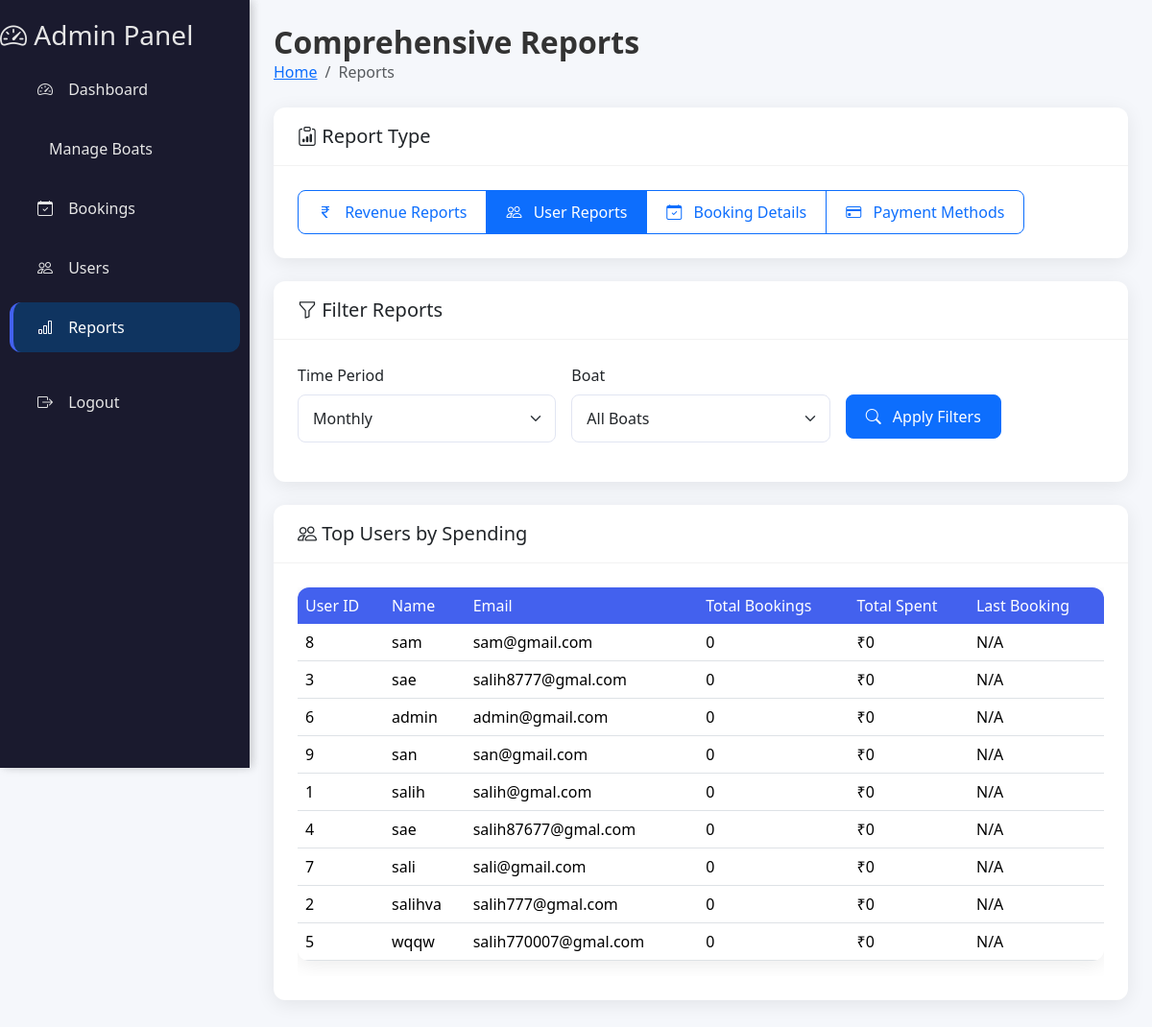
Page /admin/reports.php?report_type=users&filter=monthly&boat_id=0 (signed in) on the committed database.
### tables this page shows
CREATE TABLE IF NOT EXISTS `users` (
  `id` int NOT NULL AUTO_INCREMENT,
  `name` varchar(100) NOT NULL,
  `email` varchar(100) NOT NULL,
  `password` varchar(255) NOT NULL,
  `created_at` timestamp NULL DEFAULT CURRENT_TIMESTAMP,
  `role` enum('admin','user') DEFAULT 'user',
  PRIMARY KEY (`id`),
  UNIQUE KEY `email` (`email`)
);

### admin/reports.php (the view, shortened to what this page needs)
<?php
include '../backend/inc/db_connect.php';
include 'includes/sidebar.php';
$filter = isset($_GET['filter']) ? $_GET['filter'] : 'monthly';
$boat_id = isset($_GET['boat_id']) ? intval($_GET['boat_id']) : 0;
$report_type = isset($_GET['report_type']) ? $_GET['report_type'] : 'revenue';
$user_report_query = "SELECT
                        u.id,
                        u.name,
                        u.email,
                        COUNT(b.id) as total_bookings,
                        COALESCE(SUM(b.total_price), 0) as total_spent,
                        MAX(b.created_at) as last_booking
                      FROM users u
                      LEFT JOIN bookings b ON u.id = b.user_id AND b.status = 'confirmed'
                      GROUP BY u.id, u.name, u.email
                      ORDER BY total_spent DESC
                      LIMIT 10";
$user_report_stmt = $conn->prepare($user_report_query);
$user_report_stmt->execute();
$user_report_result = $user_report_stmt->get_result();
$user_report_data = [];
while ($row = $user_report_result->fetch_assoc()) {
    $user_report_data[] = $row;
}
?>
<!DOCTYPE html>
<html lang="en">
<head>
    <link href="https://cdn.jsdelivr.net/npm/bootstrap@5.3.2/dist/css/bootstrap.min.css" rel="stylesheet">
    <link href="https://cdn.jsdelivr.net/npm/bootstrap-icons/font/bootstrap-icons.css" rel="stylesheet">
    <link rel="stylesheet" href="/HouseBoatBooking/admin/css/dashboard.css">
</head>
<body>
    <?php include 'includes/sidebar.php'; ?>
    <div class="content">
        <div class="content-header">
            <div class="d-flex justify-content-between align-items-center">
                <div>
                    <h2>Comprehensive Reports</h2>
                    <nav aria-label="breadcrumb">
                        <ol class="breadcrumb">
                            <li class="breadcrumb-item"><a href="/HouseBoatBooking/admin/dashboard.php">Home</a></li>
                            <li class="breadcrumb-item active" aria-current="page">Reports</li>
                        </ol>
                    </nav>
                </div>
            </div>
        </div>
        <div class="card mb-4">
            <div class="card-header">
                <h5 class="mb-0"><i class="bi bi-clipboard-data"></i> Report Type</h5>
            </div>
            <div class="card-body">
                <div class="btn-group" role="group">
                    <a href="?report_type=revenue&filter=<?php echo $filter; ?>&boat_id=<?php echo $boat_id; ?>"
                       class="btn <?php echo $report_type == 'revenue' ? 'btn-primary' : 'btn-outline-primary'; ?>">
                        <i class="bi bi-currency-rupee"></i> Revenue Reports
                    </a>
                    <a href="?report_type=users&filter=<?php echo $filter; ?>&boat_id=<?php echo $boat_id; ?>"
                       class="btn <?php echo $report_type == 'users' ? 'btn-primary' : 'btn-outline-primary'; ?>">
                        <i class="bi bi-people"></i> User Reports
                    </a>
                    <a href="?report_type=bookings&filter=<?php echo $filter; ?>&boat_id=<?php echo $boat_id; ?>"
                       class="btn <?php echo $report_type == 'bookings' ? 'btn-primary' : 'btn-outline-primary'; ?>">
                        <i class="bi bi-calendar-check"></i> Booking Details
                    </a>
                    <a href="?report_type=payment&filter=<?php echo $filter; ?>&boat_id=<?php echo $boat_id; ?>"
                       class="btn <?php echo $report_type == 'payment' ? 'btn-primary' : 'btn-outline-primary'; ?>">
                        <i class="bi bi-credit-card"></i> Payment Methods
                    </a>
                </div>
            </div>
        </div>
        <div class="card mb-4">
            <div class="card-header">
                <h5 class="mb-0"><i class="bi bi-funnel"></i> Filter Reports</h5>
            </div>
            <div class="card-body">
                <form method="GET" class="row g-3">
                    <div class="col-md-4">
                        <label class="form-label">Time Period</label>
                        <select name="filter" class="form-select">
                            <option value="monthly" <?php echo $filter == 'monthly' ? 'selected' : ''; ?>>Monthly</option>
                        </select>
                    </div>
                    <div class="col-md-4">
                        <label class="form-label">Boat</label>
                        <select name="boat_id" class="form-select">
                            <option value="0">All Boats</option>
                        </select>
                    </div>
                    <div class="col-md-4">
                        <label class="form-label">&nbsp;</label>
                        <div>
                            <button type="submit" class="btn btn-primary"><i class="bi bi-search"></i> Apply Filters</button>
                        </div>
                    </div>
                </form>
            </div>
        </div>
        <?php if ($report_type == 'users'): ?>
        <div class="card">
            <div class="card-header">
                <h5 class="mb-0"><i class="bi bi-people"></i> Top Users by Spending</h5>
            </div>
            <div class="card-body">
                <?php if (!empty($user_report_data)): ?>
                    <div class="table-responsive">
                        <table class="table table-hover">
                            <thead>
                                <tr>
                                    <th>User ID</th>
                                    <th>Name</th>
                                    <th>Email</th>
                                    <th>Total Bookings</th>
                                    <th>Total Spent</th>
                                    <th>Last Booking</th>
                                </tr>
                            </thead>
                            <tbody>
                                <?php foreach ($user_report_data as $user): ?>
                                    <tr>
                                        <td><?php echo $user['id']; ?></td>
                                        <td><?php echo htmlspecialchars($user['name']); ?></td>
                                        <td><?php echo htmlspecialchars($user['email']); ?></td>
                                        <td><?php echo $user['total_bookings']; ?></td>
                                        <td>₹<?php echo number_format($user['total_spent']); ?></td>
                                        <td><?php echo $user['last_booking'] ? date('M j, Y', strtotime($user['last_booking'])) : 'N/A'; ?></td>
                                    </tr>
                                <?php endforeach; ?>
                            </tbody>
                        </table>
                    </div>
                <?php endif; ?>
            </div>
        </div>
        <?php endif; ?>
    </div>
</body>
</html>

### admin/css/dashboard.css (style rules this page uses)
:root { --sidebar-bg: #1a1a2e; --sidebar-hover: #16213e; --sidebar-active: #0f3460; --sidebar-text: #e6e6e6; --sidebar-text-hover: #ffffff; --content-bg: #f5f7fb; --card-shadow: 0 4px 20px rgba(0, 0, 0, 0.08); --primary-color: #4361ee; --success-color: #4cc9f0; --border-radius: 12px; }
body { background-color: var(--content-bg); font-family: 'Segoe UI', Tahoma, Geneva, Verdana, sans-serif; margin: 0; padding: 0; }
.content { margin-left: 260px; padding: 25px; transition: all 0.3s ease; }
.content-header { margin-bottom: 25px; }
.content-header h2 { font-weight: 700; color: #333; margin: 0; }
.content-header .breadcrumb { background: transparent; padding: 0; margin: 0; }
.card { border: none; border-radius: var(--border-radius); box-shadow: var(--card-shadow); transition: transform 0.3s ease, box-shadow 0.3s ease; margin-bottom: 25px; }
.card-header { background: transparent; border-bottom: 1px solid rgba(0, 0, 0, 0.05); font-weight: 600; padding: 18px 25px; }
.card-body { padding: 25px; }
.btn { border-radius: 8px; padding: 10px 20px; font-weight: 500; transition: all 0.3s ease; }
.btn i { margin-right: 8px; }
.table { box-shadow: var(--card-shadow); border-radius: var(--border-radius); overflow: hidden; }
.table thead th { background: var(--primary-color); color: white; border: none; font-weight: 500; }
.form-control, .form-select { border-radius: 8px; padding: 12px 15px; border: 1px solid #e1e5f2; }

### rows in the picture
users: id "8", name "sam", email "sam@gmail.com", total_bookings "0", total_spent "0"
users: id "3", name "sae", email "salih8777@gmal.com", total_bookings "0", total_spent "0"
users: id "6", name "admin", email "admin@gmail.com", total_bookings "0", total_spent "0"
users: id "9", name "san", email "san@gmail.com", total_bookings "0", total_spent "0"
users: id "1", name "salih", email "salih@gmal.com", total_bookings "0", total_spent "0"
users: id "4", name "sae", email "salih87677@gmal.com", total_bookings "0", total_spent "0"
users: id "7", name "sali", email "sali@gmail.com", total_bookings "0", total_spent "0"
users: id "2", name "salihva", email "salih777@gmal.com", total_bookings "0", total_spent "0"
users: id "5", name "wqqw", email "salih770007@gmal.com", total_bookings "0", total_spent "0"
